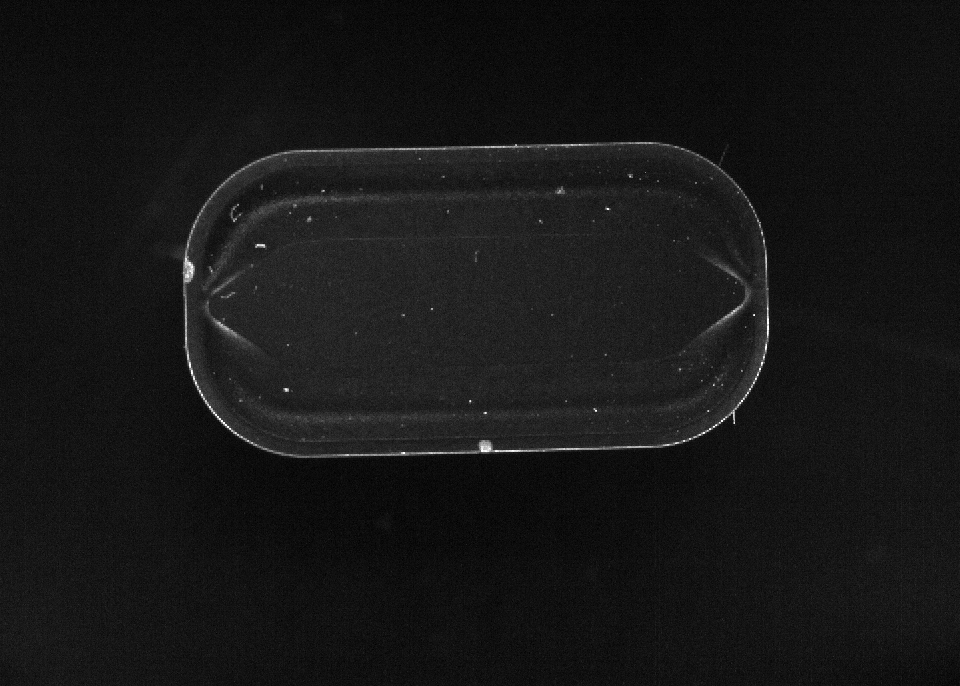
#> input picture cutting_inserts/oswietlacz_pierscieniowy_backlight/0.bmp, 960 x 686 px, given in place of 0_0.png, which was not available
$ python contours_detection.py
#> lines starting #> are read from the running program, lines starting #| are printed output that depends on the picture; after the words box and inside, x2 and y2 are one past the last pixel; in counts of white or black regions, pixels touching at a corner belong together; pictures that were not available may be replaced by others from this repository, and a replacement may not be noted
#> further down, img is the input picture: shape (686, 960, 4); mean B, G, R, A 22.5, 22.5, 22.5, 0
import cv2 as cv
import numpy as np
import random as rng
import matplotlib.pyplot as plt
import math
import sys
from numpy.core.fromnumeric import shape
from scipy.optimize import fsolve
from scipy import ndimage
import time
from skimage.filters import threshold_otsu

import matplotlib.pyplot as plt
import matplotlib.patches as mpatches
from skimage import data
from skimage.filters import threshold_otsu
from skimage.segmentation import clear_border
from skimage.measure import label, regionprops
from skimage.morphology import closing, square
from skimage.color import label2rgb

'''
PC version of the stand_image_processing.py used for testing purposes.
Program uses images from linked directories instead of live camera capture.
'''

# Input images directories
PATH = '\stand_samples_2\\'
PATH2 = '\oswietlacz_pierscieniowy_backlight\\'


PX2MM = 620/4 #R = 4mm R = 170px

def findLinesPoints(roi,direction):
    pts = []
    searching_msk = 5
    msk_val = (30,30,50,30,30)
    # X direction searching
    if(direction[1] == 1):
        x_range = (0,roi.shape[0]-searching_msk,1)
        y_range = (0,roi.shape[1]-1,1)
    if(direction[1] == -1):
        x_range = (roi.shape[0]-1-searching_msk,0,-1)
        y_range = (0,roi.shape[1]-1,1)
    # Y direction searching
    if(direction[0] == 1):
        x_range = (0,roi.shape[1]-searching_msk,1)
        y_range = (roi.shape[0]-1,0,-1)
    if(direction[0] == -1):
        x_range = (roi.shape[1]-1-searching_msk,0,-1)
        y_range = (roi.shape[0]-1,0,-1)

    drawing = np.zeros((roi.shape[0], roi.shape[1], 3), dtype=np.uint8)
    for y in range(y_range[0],y_range[1],y_range[2]): #y_range
        for x in range(x_range[0],x_range[1],x_range[2]): #x_range
            box = 0
            if(direction[1] != 0):
                for i in range(searching_msk):
                    if(roi[x+i,y] > msk_val[i]): box+=1
                if(box >= searching_msk-1):
                    xl = x + int(searching_msk/2)
                    pts.append([y,xl])
                    for j in range(searching_msk): drawing[x+j,y]=(200,0,0)
                    drawing[xl,y]=(0,255,0)
                    break

            if(direction[0] != 0):
                for i in range(searching_msk):
                    if(roi[y,x+i] > msk_val[i]): box+=1
                if(box >= searching_msk-1):
                    xl = x + int(searching_msk/2)
                    pts.append([xl,y])
                    for j in range(searching_msk): drawing[y,x+j]=(200,0,0)
                    drawing[y,xl]=(0,0,255)
                    break
    ### Visualization
    '''cv.namedWindow('findLinesPoints', cv.WINDOW_NORMAL)
    cv.imshow('findLinesPoints',drawing)  '''
    roi = cv.cvtColor(roi,cv.COLOR_GRAY2BGR)


    return pts

def linesFiltration(roi,direction):
    kernel1 = np.array([[-1,-1,-1,-1,-1,-1,-1],[-1,-1,-1,-1,-1,-1,-1],[2,2,2,2,2,2,2],[4,4,4,4,4,4,4],[2,2,2,2,2,2,2],[-1,-1,-1,-1,-1,-1,-1],[-1,-1,-1,-1,-1,-1,-1]])
    kernel2 = np.array([[-1,-1,2,4,2,-1,-1],[-1,-1,2,4,2,-1,-1],[-1,-1,2,4,2,-1,-1],[-1,-1,2,4,2,-1,-1],[-1,-1,2,4,2,-1,-1]])

    if(direction[1]!=0): kernel = kernel1
    if(direction[0]!=0): kernel = kernel2

    roi2 = cv.filter2D(roi,-1,kernel)

    #Show filter effect
    '''cv.namedWindow('linesFiltration', cv.WINDOW_NORMAL)
    cv.imshow('linesFiltration',roi2) '''
    return roi2

def searchingBox(image, points=(300,650,400,500), direction=(0,1)):
    ### points = (x1,x2,y1,y2) direction = (x_dir,y_dir) ###

    # Apply ROI
    roi = image.copy()[points[2]:points[3],points[0]:points[1]]

    #Treshold
    ret,roi = cv.threshold(roi,80,255,cv.THRESH_TOZERO)

    # Show ROI
    '''cv.namedWindow('Searching Box', cv.WINDOW_NORMAL)
    cv.imshow('Searching Box',  roi)
    cv.resizeWindow('Searching Box', points[1]-points[0], points[3]-points[2] )'''

    # Distract various searching directions
    roi = linesFiltration(roi,direction)
    pts = findLinesPoints(roi,direction)

    # Break in case of faulty input image
    if(len(pts) < 2):
        print("Any line found")
        sys.exit(1)

    # Fit line
    vector = np.array(pts)
    vx,vy,x,y = cv.fitLine(vector,cv.DIST_HUBER, 0, 0.01, 0.05)

    # Show ROI and fitted line on the orgnial image
    x = x + points[0]   # Go back to the global coordinate system
    y = y + points[2]
    line = vx,vy,x,y

    k = 10000
    p1 = (int(x - k*vx), int(y - k * vy))
    p2 = (int(x + k*vx), int(y + k * vy))
    cv.line(image, p1,p2 , (255,255,255), 3, cv.LINE_AA, 0)
    cv.rectangle(image,(points[0],points[2]),(points[1],points[3]),(255,255,255),2)
    '''cv.namedWindow('ROI', cv.WINDOW_NORMAL)
    cv.imshow('ROI',image)
    cv.resizeWindow('ROI',800,600)'''

    return line

# [120 lines left out: functions findArcPoint, polarTransform, not called in this run]

# Output analyze
def srednia(pts):
    suma = sum(pts)
    return suma / float(len(pts))
# [12 lines left out: functions mediana, wariancja, not called in this run]
def odchylenie(pts, srednia):
    w = wariancja(pts, srednia)
    return math.sqrt(w)

def findInsertCentreOtsu(img):

    # Prepare image by finding conturs - otsu threshold
    thresh_val = threshold_otsu(img)
#> thresh_val = 29
    ret,img2 = cv.threshold(img,thresh_val,255,cv.THRESH_TOZERO)
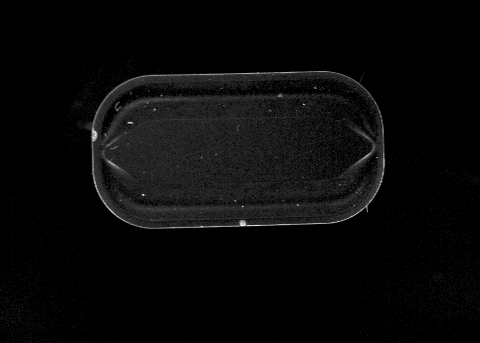
#> img2: shape (686, 960) (shown at 1/2 size); min 0, max 255, mean 8.6
#> ret = 29

    kernel = np.ones((5, 5), np.uint8)
    edged = cv.erode(img2, kernel)
    kernel2 = np.ones((9, 9), np.uint8)
    edged = cv.dilate(edged, kernel)
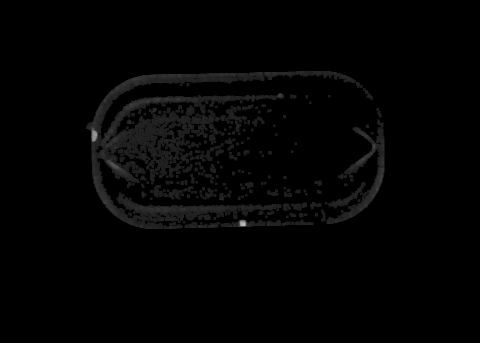
#> edged: shape (686, 960) (shown at 1/2 size); min 0, max 187, mean 3.4

    # Reject small non-signifficant conturs
    contours, hierarchy = cv.findContours(edged, cv.RETR_EXTERNAL, cv.CHAIN_APPROX_SIMPLE)
#> contours = 187 contours, 46 with area under 20; largest, box (x1, y1, x2, y2) and area: (172, 142, 711, 458) 40099, (653, 239, 769, 448) 4868, (657, 364, 731, 417) 818, (441, 439, 531, 454) 780, (441, 212, 484, 247) 553
    cont2 = []
    for i in range(len(contours)):
        if(cv.contourArea(contours[i])>1000):
            cont2.append(contours[i])
#> after the loop, cont2 = 2 contours; box (x1, y1, x2, y2) and area: (172, 142, 711, 458) 40099, (653, 239, 769, 448) 4868

    # Find bounding box
    minX = 9999
    minY = 9999
    maxX = 0
    maxY = 0
    for c in cont2:
        for p in c:
            if(minX>p[0][0]):minX=p[0][0]
            if(maxX<p[0][0]):maxX=p[0][0]
            if(minY>p[0][1]):minY=p[0][1]
            if(maxY<p[0][1]):maxY=p[0][1]
#> this loop made 2 passes
#> after the loop, maxX = 768; maxY = 457; minX = 172; minY = 142

    XC = int((maxX + minX)/2)
#> XC = 470
    YC = int((maxY + minY)/2)
#> YC = 299

    # Centre of the cutting insert
    Xdim = 1100
    Ydim = 650

    return XC,YC

# [39 lines left out: function rotateImage, not called in this run]

def printTime(str='time'):
    elapsed_time = time.time() - start_time
    print("{}: \t {:.3f}s".format(str,elapsed_time))

# [4 lines left out: function rotate, not called in this run]


for img_index in range(0,12):
    # Get an image
    img_path= PATH2 +"0_"+ str(img_index) +'.png'
    img = cv.imread(img_path,-1)
    try:
        img = cv.cvtColor(img, cv.COLOR_BGR2GRAY)
    except:
        print("Image not found")
        sys.exit(1)

    start_time = time.time()

    # Find centre of the cutting insert
    XC,YC = findInsertCentreOtsu(img)
#> XC = 470; YC = 299

    # Reshape image for deepL clasification
    Xdim = 1100
    Ydim = 650
    start_point = (XC, YC)
#> start_point = (470, 299)
    end_point = (int(XC+Xdim), int(YC+Ydim))
#> end_point = (1570, 949)
    deepL_img = img.copy()[start_point[1]:end_point[1],start_point[0]:end_point[0]]
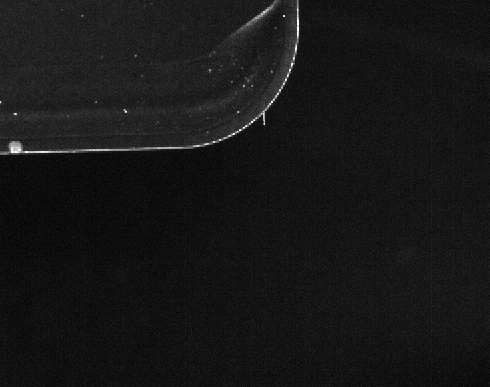
#> deepL_img: shape (387, 490); min 0, max 255, mean 22.8
    deepL_img = cv.resize(deepL_img, (256,256), interpolation = cv.INTER_AREA)
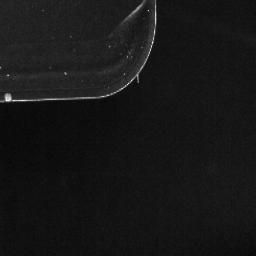
#> deepL_img: shape (256, 256); min 5, max 250, mean 22.8
    printTime("Time-centre")

    '''#Alternative rotate
    size = (int(img.shape[1]/4),int(img.shape[0]/4))
    print(size)
    small = cv.resize(img,  size)
    small = rotateImage(small)
    printTime("Time-alt-rotate")'''

    # Rotate image
    X_offset = 1030
    Y_offset = 530
    img2 = img.copy()
    roi = img.copy()[XC-X_offset+350:XC+X_offset-350,YC-Y_offset-150:YC-Y_offset+150]
    line1 = searchingBox(img,(XC-X_offset+350,XC+X_offset-350,YC-Y_offset-150,YC-Y_offset+150),(0,1))
#> in searchingBox, `roi = image.copy()[points[2]:points[3],points[0]:points[1]]`:
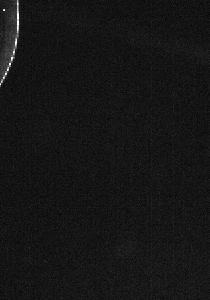
#> roi: shape (300, 210); min 1, max 255, mean 21.9
#> in searchingBox, `ret,roi = cv.threshold(roi,80,255,cv.THRESH_TOZERO)`:
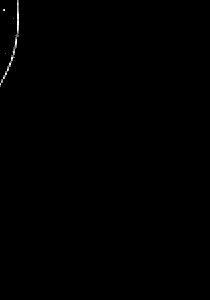
#> roi: shape (300, 210); min 0, max 255, mean 0.5
#> in searchingBox, `pts = findLinesPoints(roi,direction)`: pts = [[0, 9], [1, 9], [2, 9], [3, 9], [4, 9], [5, 9], [6, 9], [7, 9], [8, 54], [9, 56], [10, 48], [11, 46], [12, 35], [13, 35], [14, 2], [15, 2], [16, 2], [17, 2], [18, 2], [19, 2], [20, 2], [21, 2]]
#> in searchingBox, `vector = np.array(pts)`: vector = 22 rows, first 8: [0, 9], [1, 9], [2, 9], [3, 9], [4, 9], [5, 9], [6, 9], [7, 9]
#> in searchingBox, `vx,vy,x,y = cv.fitLine(vector,cv.DIST_HUBER, 0, 0.01, 0.05)`: vx = [0.108]; vy = [-0.994]; x = [12.26]; y = [24.35]
#> in searchingBox, `x = x + points[0]`: x = [-197.7]
#> in searchingBox, `y = y + points[2]`: y = [-356.7]
#> in searchingBox, `line = vx,vy,x,y`: line = ([0.108], [-0.994], [-197.7], [-356.7])
#> in searchingBox, `p1 = (int(x - k*vx), int(y - k * vy))`: p1 = (-1276, 9584)
#> in searchingBox, `p2 = (int(x + k*vx), int(y + k * vy))`: p2 = (880, -10298)
#> line1 = ([0.108], [-0.994], [-197.7], [-356.7])
    printTime("Time-rotate 1")
    vx1, vy1, x2, y2 = line1
#> vx1 = [0.108]; vy1 = [-0.994]; x2 = [-197.7]; y2 = [-356.7]
    rot_ang = -math.atan2(y2 - vy1, x2 - vx1) if vy1  < 0 else math.atan2(y2 - vy1, x2 - vx1)
#> rot_ang = 2.08
    printTime("Time-rotate 1.1")
    img = ndimage.rotate(img2.copy(), rot_ang, reshape=False)
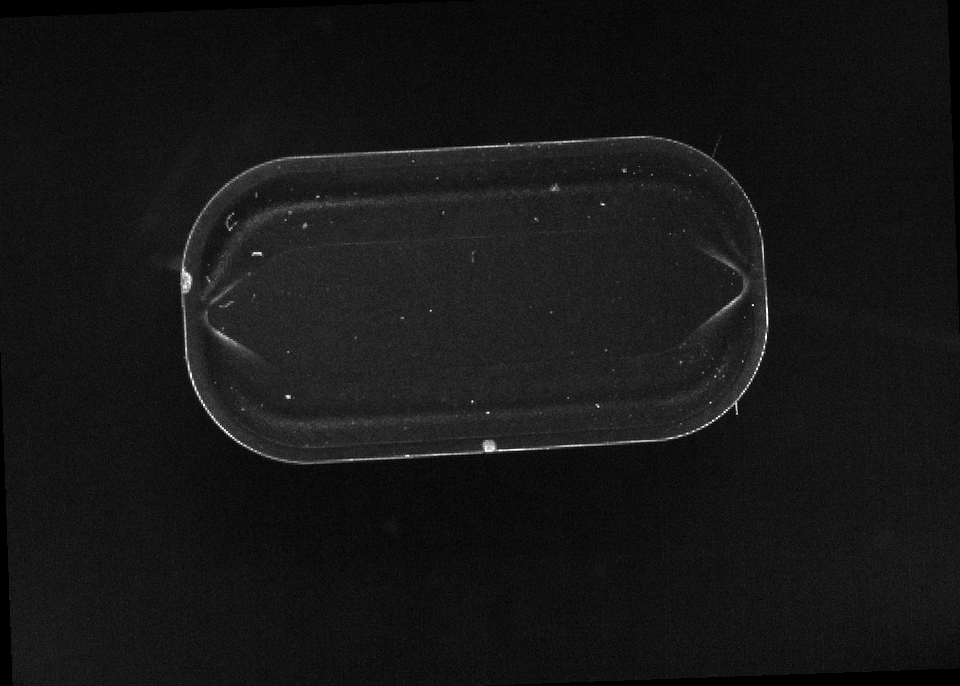
#> img: shape (686, 960); min 0, max 255, mean 22.2
    printTime("Time-rotate 2")

    # Find lines
    img2 = img.copy()
    line1 = searchingBox(img,(XC-X_offset+350,XC+X_offset-350,YC+Y_offset-150,YC+Y_offset+150),(0,-1))
#> (the run stopped early here; a loop or call above may not have finished)

$ run again, on cutting_inserts/oswietlacz_pierscieniowy_backlight/13.bmp
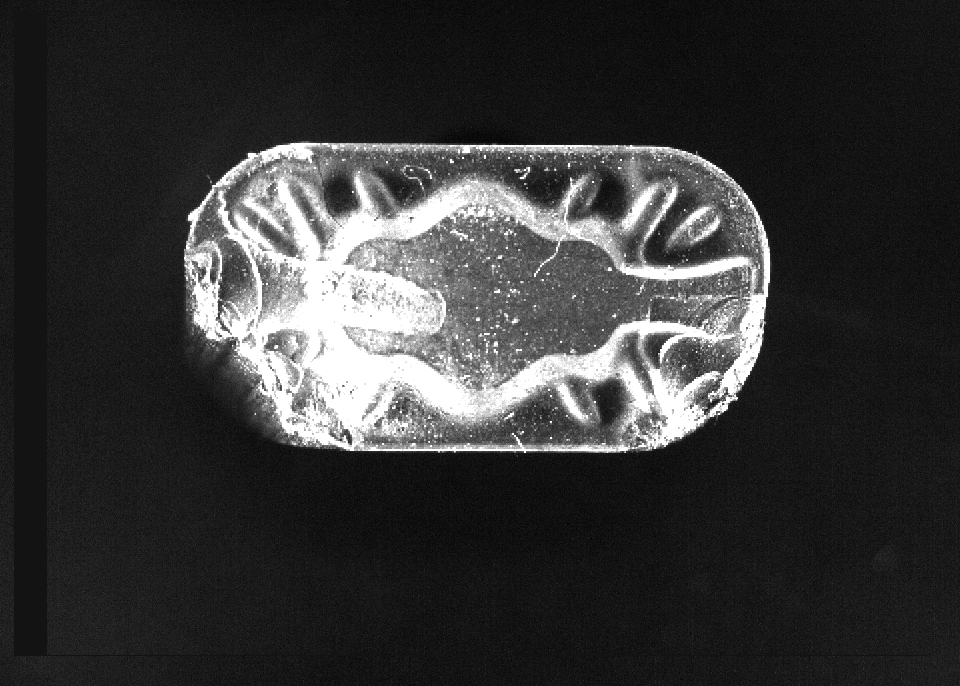
#> input picture cutting_inserts/oswietlacz_pierscieniowy_backlight/13.bmp, 960 x 686 px, given in place of 0_0.png, which was not available
#> img is the input picture: shape (686, 960, 3); min 0, max 255, mean 54.9
#> thresh_val = 116
#> contours = 23 contours, 1 with area under 20; largest, box (x1, y1, x2, y2) and area: (192, 143, 766, 453) 78122, (184, 233, 222, 273) 794, (598, 145, 686, 157) 504, (756, 220, 770, 292) 448, (647, 183, 678, 235) 404
#> the loop in findInsertCentreOtsu, `for i in range(len(contours)):` made 23 passes
#> after the loop in findInsertCentreOtsu, `for i in range(len(contours)):`: cont2 = 1 contour; box (x1, y1, x2, y2) and area: (192, 143, 766, 453) 78122
#> the loop in findInsertCentreOtsu, `for c in cont2:` made 1 pass
#> after the loop in findInsertCentreOtsu, `for c in cont2:`: maxX = 765; maxY = 452; minX = 192; minY = 143
#> in findInsertCentreOtsu, `XC = int((maxX + minX)/2)`: XC = 478
#> in findInsertCentreOtsu, `YC = int((maxY + minY)/2)`: YC = 297
#> `XC,YC = findInsertCentreOtsu(img)`: XC = 478; YC = 297
#> start_point = (478, 297)
#> end_point = (1578, 947)
#> in searchingBox, `ret,roi = cv.threshold(roi,80,255,cv.THRESH_TOZERO)`:
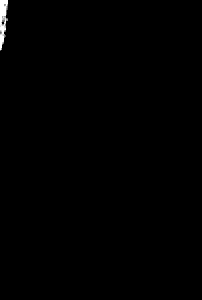
#> roi: shape (300, 202); min 0, max 255, mean 1.1
#> in searchingBox, `pts = findLinesPoints(roi,direction)`: pts = [[0, 2], [1, 2], [2, 2], [3, 2], [4, 2], [5, 2], [6, 2], [7, 2], [8, 2], [9, 2], [10, 2]]
#> vector has the same summary as pts
#> in searchingBox, `vx,vy,x,y = cv.fitLine(vector,cv.DIST_HUBER, 0, 0.01, 0.05)`: vx = [1]; vy = [0]; x = [5.1]; y = [2]
#> in searchingBox, `x = x + points[0]`: x = [-196.9]
#> in searchingBox, `y = y + points[2]`: y = [-381]
#> line = ([1], [0], [-196.9], [-381])
#> p1 = (-10196, -381)
#> p2 = (9803, -381)
#> line1 = ([1], [0], [-196.9], [-381])
#> vx1 = [1]; vy1 = [0]; x2 = [-196.9]; y2 = [-381]
#> rot_ang = -2.05
#> `img = ndimage.rotate(img2.copy(), rot_ang, reshape=False)`:
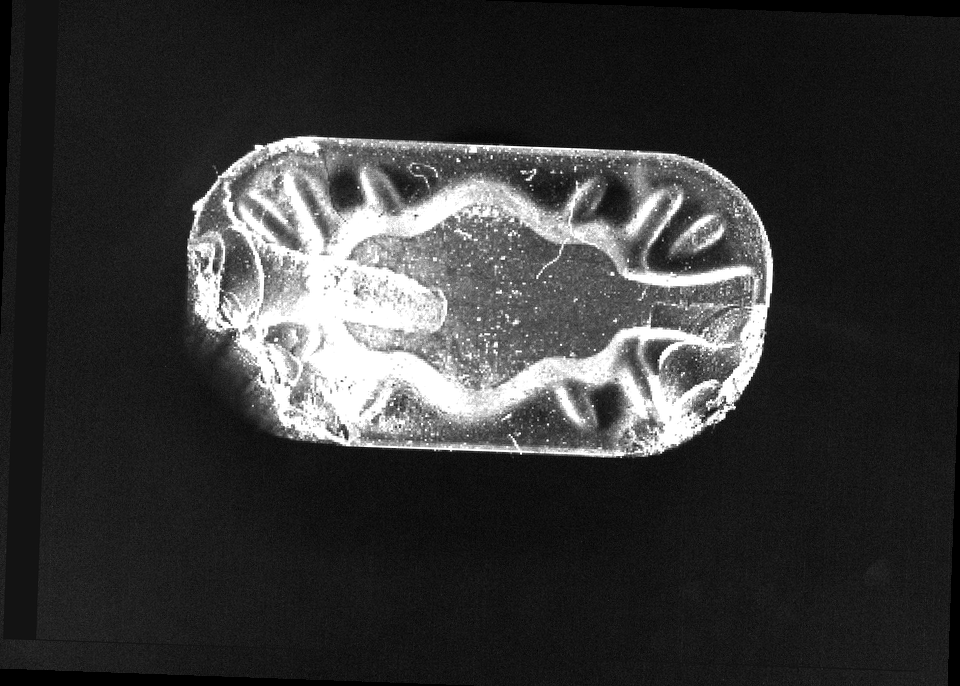
#> img: shape (686, 960); min 0, max 255, mean 54.4

$ run again, on cutting_inserts/oswietlacz_pierscieniowy_backlight/14.bmp
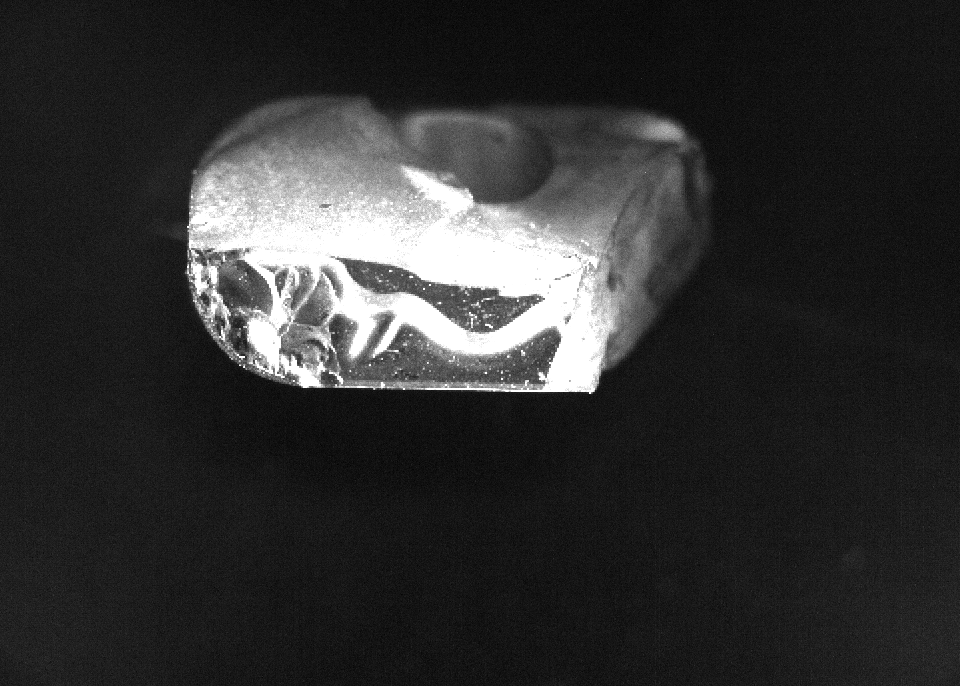
#> input picture cutting_inserts/oswietlacz_pierscieniowy_backlight/14.bmp, 960 x 686 px, given in place of 0_0.png, which was not available
#> img is the input picture: shape (686, 960, 4); mean B, G, R, A 48.6, 48.6, 48.6, 0
#> img: shape (686, 960)
#> thresh_val = 120
#> in findInsertCentreOtsu, `edged = cv.dilate(edged, kernel)`:
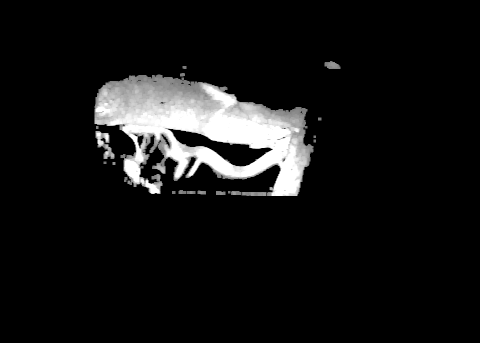
#> edged: shape (686, 960) (shown at 1/2 size); min 0, max 255, mean 20.2
#> contours = 20 contours, 2 with area under 20; largest, box (x1, y1, x2, y2) and area: (189, 149, 627, 392) 65313, (191, 262, 229, 318) 926, (483, 384, 533, 392) 332, (649, 122, 681, 138) 332, (462, 382, 482, 390) 126
#> the loop in findInsertCentreOtsu, `for i in range(len(contours)):` made 20 passes
#> after the loop in findInsertCentreOtsu, `for i in range(len(contours)):`: cont2 = 1 contour; box (x1, y1, x2, y2) and area: (189, 149, 627, 392) 65313
#> the loop in findInsertCentreOtsu, `for c in cont2:` made 1 pass
#> after the loop in findInsertCentreOtsu, `for c in cont2:`: maxX = 626; maxY = 391; minX = 189; minY = 149
#> in findInsertCentreOtsu, `XC = int((maxX + minX)/2)`: XC = 407
#> in findInsertCentreOtsu, `YC = int((maxY + minY)/2)`: YC = 270
#> `XC,YC = findInsertCentreOtsu(img)`: XC = 407; YC = 270
#> start_point = (407, 270)
#> end_point = (1507, 920)
#> in searchingBox, `roi = image.copy()[points[2]:points[3],points[0]:points[1]]`:
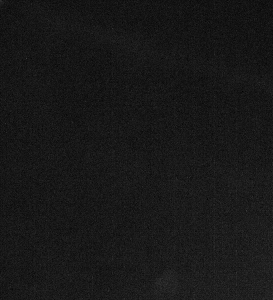
#> roi: shape (300, 273); min 0, max 61, mean 24
#> in searchingBox, `pts = findLinesPoints(roi,direction)`: pts = []
